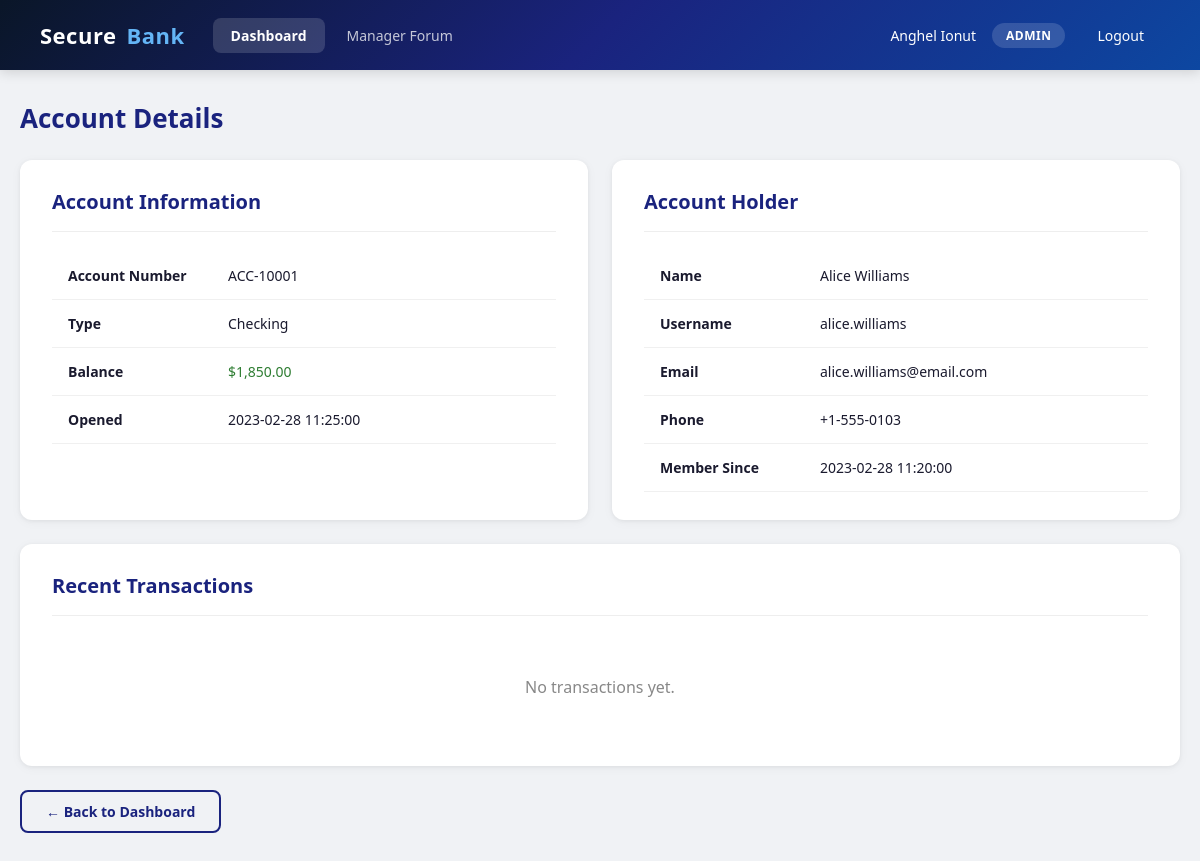
The page /account_details.php?id=1 (signed in) on the database its author committed.
### tables this page shows
CREATE TABLE accounts (
    id INT AUTO_INCREMENT PRIMARY KEY,
    user_id INT NOT NULL,
    account_number VARCHAR(20) UNIQUE NOT NULL,
    balance DECIMAL(15,2) NOT NULL DEFAULT 0.00,
    account_type VARCHAR(50) DEFAULT 'checking',
    created_at TIMESTAMP DEFAULT CURRENT_TIMESTAMP,
    FOREIGN KEY (user_id) REFERENCES users(id)
);

CREATE TABLE users (
    id INT AUTO_INCREMENT PRIMARY KEY,
    username VARCHAR(50) UNIQUE NOT NULL,
    password_hash VARCHAR(255) NOT NULL,
    role ENUM('admin', 'manager', 'client') NOT NULL DEFAULT 'client',
    full_name VARCHAR(100) NOT NULL DEFAULT '',
    email VARCHAR(100) NOT NULL DEFAULT '',
    phone VARCHAR(30) NOT NULL DEFAULT '',
    manager_id INT DEFAULT NULL,
    receive_notifications TINYINT(1) NOT NULL DEFAULT 0,
    accepted_eula TINYINT(1) NOT NULL DEFAULT 1,
    created_at TIMESTAMP DEFAULT CURRENT_TIMESTAMP,
    FOREIGN KEY (manager_id) REFERENCES users(id)
);

### src/account_details.php (the view, shortened to what this page needs)
<?php
require_once __DIR__ . '/includes/auth.php';
$db = getDB();
$accountId = (int)($_GET['id'] ?? 0);
$role = $_SESSION['role'];
$userId = (int)$_SESSION['user_id'];
if ($role === 'client') {
    $stmt = $db->prepare("
        SELECT a.*, u.username, u.full_name, u.email, u.phone, u.created_at as member_since
        FROM accounts a
        JOIN users u ON a.user_id = u.id
        WHERE a.id = :aid AND a.user_id = :uid
    ");
    $stmt->execute(['aid' => $accountId, 'uid' => $userId]);
} elseif ($role === 'admin') {
    $stmt = $db->prepare("
        SELECT a.*, u.username, u.full_name, u.email, u.phone, u.created_at as member_since
        FROM accounts a
        JOIN users u ON a.user_id = u.id
        WHERE a.id = :aid
    ");
    $stmt->execute(['aid' => $accountId]);
} else {
    header('Location: dashboard.php');
    exit;
}
$account = $stmt->fetch();
$txnStmt = $db->prepare("
    SELECT t.type, t.direction, t.amount, t.status, t.description, t.created_at,
           ta.account_number as target_number, u.full_name as target_name
    FROM transactions t
    LEFT JOIN accounts ta ON t.target_account_id = ta.id
    LEFT JOIN users u ON ta.user_id = u.id
    WHERE t.account_id = :aid
    ORDER BY t.created_at DESC LIMIT 10
");
$txnStmt->execute(['aid' => $accountId]);
$transactions = $txnStmt->fetchAll();
?>
<!DOCTYPE html>
<html lang="en">
<head>
    <link rel="stylesheet" href="css/style.css">
</head>
<body>
    <?php include 'includes/header.php'; ?>
    <div class="container">
        <h1 class="page-title">Account Details</h1>
        <div class="grid-2">
            <div class="card">
                <div class="card-header"><h2>Account Information</h2></div>
                <table>
                    <tbody>
                        <tr><td style="font-weight:600;width:160px;">Account Number</td><td><?= htmlspecialchars($account['account_number']) ?></td></tr>
                        <tr><td style="font-weight:600;">Type</td><td><?= htmlspecialchars(ucfirst($account['account_type'])) ?></td></tr>
                        <tr><td style="font-weight:600;">Balance</td><td class="text-green">$<?= number_format($account['balance'], 2) ?></td></tr>
                        <tr><td style="font-weight:600;">Opened</td><td><?= $account['created_at'] ?></td></tr>
                    </tbody>
                </table>
            </div>
            <div class="card">
                <div class="card-header"><h2>Account Holder</h2></div>
                <table>
                    <tbody>
                        <tr><td style="font-weight:600;width:160px;">Name</td><td><?= htmlspecialchars($account['full_name']) ?></td></tr>
                        <tr><td style="font-weight:600;">Username</td><td><?= htmlspecialchars($account['username']) ?></td></tr>
                        <tr><td style="font-weight:600;">Email</td><td><?= htmlspecialchars($account['email'] ?? 'N/A') ?></td></tr>
                        <tr><td style="font-weight:600;">Phone</td><td><?= htmlspecialchars($account['phone'] ?? 'N/A') ?></td></tr>
                        <tr><td style="font-weight:600;">Member Since</td><td><?= $account['member_since'] ?></td></tr>
                    </tbody>
                </table>
            </div>
        </div>
        <div class="card">
            <div class="card-header"><h2>Recent Transactions</h2></div>
            <?php if (empty($transactions)): ?>
                <div class="empty-state"><p>No transactions yet.</p></div>
            <?php endif; ?>
        </div>
        <a href="dashboard.php" class="btn btn-outline">&larr; Back to Dashboard</a>
    </div>
</body>
</html>

### src/css/style.css (style rules this page uses)
* { margin: 0; padding: 0; box-sizing: border-box; }
body { font-family: 'Segoe UI', Tahoma, Geneva, Verdana, sans-serif; background: #f0f2f5; color: #1a1a2e; min-height: 100vh; }
.container { max-width: 1200px; margin: 0 auto; padding: 30px 20px; }
.card { background: #fff; border-radius: 12px; box-shadow: 0 1px 4px rgba(0,0,0,0.06), 0 2px 12px rgba(0,0,0,0.04); padding: 28px 32px; margin-bottom: 24px; transition: box-shadow 0.2s; }
.card-header { display: flex; align-items: center; justify-content: space-between; margin-bottom: 20px; padding-bottom: 16px; border-bottom: 1px solid #eee; }
.card-header h2 { font-size: 20px; font-weight: 600; color: #1a237e; }
.btn { display: inline-flex; align-items: center; gap: 8px; padding: 10px 24px; border: none; border-radius: 8px; font-size: 14px; font-weight: 600; cursor: pointer; text-decoration: none; transition: all 0.2s; }
.btn-outline { background: transparent; color: #1a237e; border: 2px solid #1a237e; }
table { width: 100%; border-collapse: collapse; }
table td { padding: 14px 16px; border-bottom: 1px solid #f0f0f0; font-size: 14px; }
.text-green { color: #2e7d32; }
.grid-2 { display: grid; grid-template-columns: 1fr 1fr; gap: 24px; }
.page-title { font-size: 26px; font-weight: 700; color: #1a237e; margin-bottom: 24px; }
.empty-state { text-align: center; padding: 40px; color: #888; }
.empty-state p { font-size: 16px; }

### rows shown on the page
accounts: account_number "ACC-10001", account_type "Checking", balance "1,850.00", created_at "2023-02-28 11:25:00", user.full_name "Alice Williams", user.username "alice.williams", user.email "alice.williams@email.com", user.phone "+1-555-0103", user.created_at "2023-02-28 11:20:00"

### other values the page prints
$fullName "Anghel Ionut"
$role "ADMIN"
